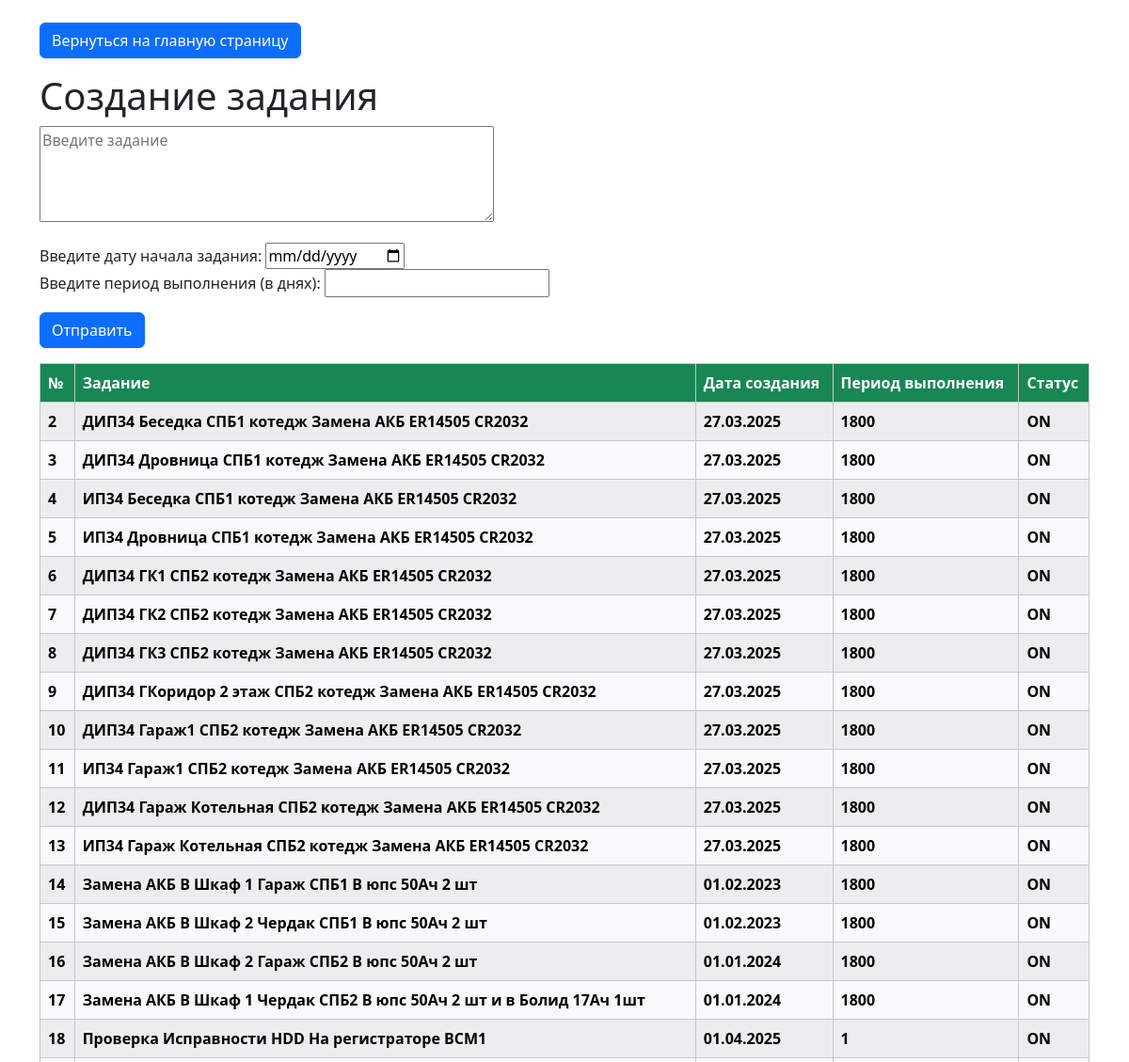
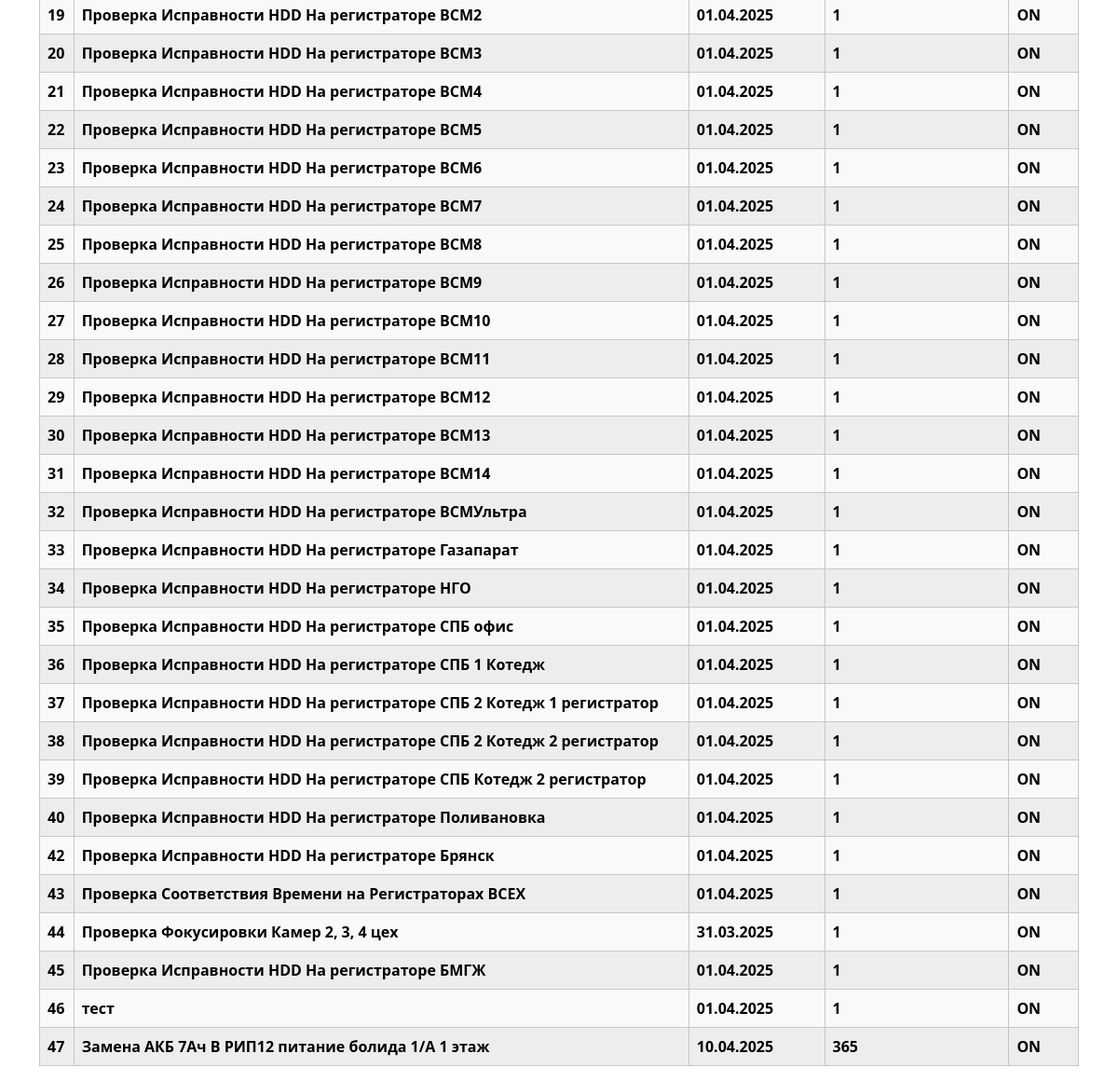
The page /pages/all_tasks on the database its author committed (2 pictures, top to bottom).
### tables this page shows
CREATE TABLE tasks (
	id INTEGER NOT NULL, 
	task VARCHAR, 
	data_create_task VARCHAR, 
	data_task VARCHAR, 
	onoff VARCHAR, 
	PRIMARY KEY (id)
);

### app/pages/router.py (the view)
@router.get('/all_tasks')
async def get_all_task_html(request: Request, all_tasks=Depends(all_task)):
    return templates.TemplateResponse(name='all_tasks.html',
                                      context={'request': request, 'all_tasks': all_tasks})

### app/templates/all_tasks.html (shortened to what this page needs)
<!DOCTYPE html>
<html lang="ru">
<head>
    <link href="https://cdn.jsdelivr.net/npm/bootstrap@5.3.1/dist/css/bootstrap.min.css"
          rel="stylesheet"
>
</head>
<body class="container mt-4">
    <div class="mb-3">
        <a href="http://192.168.113.249:8015/pages/nezabudka" class="btn btn-primary">Вернуться на главную страницу</a>
    </div>
    <h1>Создание задания</h1>
    <p>
        <textarea rows="4" cols="50" id="task" placeholder="Введите задание"></textarea>
    </p>
    <p>
        Введите дату начала задания:
        <input id="data_create_task" type="date" />
        <br />
        Введите период выполнения (в днях):
        <input id="data_task" type="number" min="1" />
        <br />
    </p>
    <button id="saveBtn" class="btn btn-primary">Отправить</button>
    <table class="table table-striped table-light table-bordered fw-bold mt-3">
        <thead>
            <tr>
                <th scope="col" class="bg-success text-white">№</th>
                <th scope="col" class="bg-success text-white">Задание</th>
                <th scope="col" class="bg-success text-white">Дата создания</th>
                <th scope="col" class="bg-success text-white">Период выполнения</th>
                <th scope="col" class="bg-success text-white">Статус</th>
            </tr>
        </thead>
        <tbody id="taskTableBody">
            {% for task in all_tasks %}
            <tr>
                <td>{{ task.id }}</td>
                <td>{{ task.task }}</td>
                <td>{{ task.data_create_task }}</td>
                <td>{{ task.data_task }}</td>
                <td>{{ task.onoff }}</td>
            </tr>
            {% endfor %}
        </tbody>
    </table>
</body>
</html>

### app/templates/all_tasks.html (style rules this page uses)
td { overflow-wrap: break-word; word-break: break-word; }

### rows shown on the page
tasks: id "2", task "ДИП34 Беседка СПБ1 котедж Замена АКБ ER14505 CR2032", data_create_task "27.03.2025", data_task "1800", onoff "ON"
tasks: id "3", task "ДИП34 Дровница СПБ1 котедж Замена АКБ ER14505 CR2032", data_create_task "27.03.2025", data_task "1800", onoff "ON"
tasks: id "4", task "ИП34 Беседка СПБ1 котедж Замена АКБ ER14505 CR2032", data_create_task "27.03.2025", data_task "1800", onoff "ON"
tasks: id "5", task "ИП34 Дровница СПБ1 котедж Замена АКБ ER14505 CR2032", data_create_task "27.03.2025", data_task "1800", onoff "ON"
tasks: id "6", task "ДИП34 ГК1 СПБ2 котедж Замена АКБ ER14505 CR2032", data_create_task "27.03.2025", data_task "1800", onoff "ON"
tasks: id "7", task "ДИП34 ГК2 СПБ2 котедж Замена АКБ ER14505 CR2032", data_create_task "27.03.2025", data_task "1800", onoff "ON"
tasks: id "8", task "ДИП34 ГК3 СПБ2 котедж Замена АКБ ER14505 CR2032", data_create_task "27.03.2025", data_task "1800", onoff "ON"
tasks: id "9", task "ДИП34 ГКоридор 2 этаж СПБ2 котедж Замена АКБ ER14505 CR2032", data_create_task "27.03.2025", data_task "1800", onoff "ON"
tasks: id "10", task "ДИП34 Гараж1 СПБ2 котедж Замена АКБ ER14505 CR2032", data_create_task "27.03.2025", data_task "1800", onoff "ON"
tasks: id "11", task "ИП34 Гараж1 СПБ2 котедж Замена АКБ ER14505 CR2032", data_create_task "27.03.2025", data_task "1800", onoff "ON"
tasks: id "12", task "ДИП34 Гараж Котельная СПБ2 котедж Замена АКБ ER14505 CR2032", data_create_task "27.03.2025", data_task "1800", onoff "ON"
tasks: id "13", task "ИП34 Гараж Котельная СПБ2 котедж Замена АКБ ER14505 CR2032", data_create_task "27.03.2025", data_task "1800", onoff "ON"
tasks: id "14", task "Замена АКБ В Шкаф 1 Гараж СПБ1 В юпс 50Ач 2 шт", data_create_task "01.02.2023", data_task "1800", onoff "ON"
tasks: id "15", task "Замена АКБ В Шкаф 2 Чердак СПБ1 В юпс 50Ач 2 шт", data_create_task "01.02.2023", data_task "1800", onoff "ON"
tasks: id "16", task "Замена АКБ В Шкаф 2 Гараж СПБ2 В юпс 50Ач 2 шт", data_create_task "01.01.2024", data_task "1800", onoff "ON"
tasks: id "17", task "Замена АКБ В Шкаф 1 Чердак СПБ2 В юпс 50Ач 2 шт и в Болид 17Ач 1шт", data_create_task "01.01.2024", data_task "1800", onoff "ON"
tasks: id "18", task "Проверка Исправности HDD На регистраторе ВСМ1", data_create_task "01.04.2025", data_task "1", onoff "ON"
tasks: id "19", task "Проверка Исправности HDD На регистраторе ВСМ2", data_create_task "01.04.2025", data_task "1", onoff "ON"
tasks: id "20", task "Проверка Исправности HDD На регистраторе ВСМ3", data_create_task "01.04.2025", data_task "1", onoff "ON"
tasks: id "21", task "Проверка Исправности HDD На регистраторе ВСМ4", data_create_task "01.04.2025", data_task "1", onoff "ON"
tasks: id "22", task "Проверка Исправности HDD На регистраторе ВСМ5", data_create_task "01.04.2025", data_task "1", onoff "ON"
tasks: id "23", task "Проверка Исправности HDD На регистраторе ВСМ6", data_create_task "01.04.2025", data_task "1", onoff "ON"
tasks: id "24", task "Проверка Исправности HDD На регистраторе ВСМ7", data_create_task "01.04.2025", data_task "1", onoff "ON"
tasks: id "25", task "Проверка Исправности HDD На регистраторе ВСМ8", data_create_task "01.04.2025", data_task "1", onoff "ON"
tasks: id "26", task "Проверка Исправности HDD На регистраторе ВСМ9", data_create_task "01.04.2025", data_task "1", onoff "ON"
tasks: id "27", task "Проверка Исправности HDD На регистраторе ВСМ10", data_create_task "01.04.2025", data_task "1", onoff "ON"
tasks: id "28", task "Проверка Исправности HDD На регистраторе ВСМ11", data_create_task "01.04.2025", data_task "1", onoff "ON"
tasks: id "29", task "Проверка Исправности HDD На регистраторе ВСМ12", data_create_task "01.04.2025", data_task "1", onoff "ON"
tasks: id "30", task "Проверка Исправности HDD На регистраторе ВСМ13", data_create_task "01.04.2025", data_task "1", onoff "ON"
tasks: id "31", task "Проверка Исправности HDD На регистраторе ВСМ14", data_create_task "01.04.2025", data_task "1", onoff "ON"
tasks: id "32", task "Проверка Исправности HDD На регистраторе ВСМУльтра", data_create_task "01.04.2025", data_task "1", onoff "ON"
tasks: id "33", task "Проверка Исправности HDD На регистраторе Газапарат", data_create_task "01.04.2025", data_task "1", onoff "ON"
tasks: id "34", task "Проверка Исправности HDD На регистраторе НГО", data_create_task "01.04.2025", data_task "1", onoff "ON"
tasks: id "35", task "Проверка Исправности HDD На регистраторе СПБ офис", data_create_task "01.04.2025", data_task "1", onoff "ON"
tasks: id "36", task "Проверка Исправности HDD На регистраторе СПБ 1 Котедж", data_create_task "01.04.2025", data_task "1", onoff "ON"
tasks: id "37", task "Проверка Исправности HDD На регистраторе СПБ 2 Котедж 1 регистратор", data_create_task "01.04.2025", data_task "1", onoff "ON"
tasks: id "38", task "Проверка Исправности HDD На регистраторе СПБ 2 Котедж 2 регистратор", data_create_task "01.04.2025", data_task "1", onoff "ON"
tasks: id "39", task "Проверка Исправности HDD На регистраторе СПБ Котедж 2 регистратор", data_create_task "01.04.2025", data_task "1", onoff "ON"
tasks: id "40", task "Проверка Исправности HDD На регистраторе Поливановка", data_create_task "01.04.2025", data_task "1", onoff "ON"
tasks: id "42", task "Проверка Исправности HDD На регистраторе Брянск", data_create_task "01.04.2025", data_task "1", onoff "ON"
tasks: id "43", task "Проверка Соответствия Времени на Регистраторах ВСЕХ", data_create_task "01.04.2025", data_task "1", onoff "ON"
tasks: id "44", task "Проверка Фокусировки Камер 2, 3, 4 цех", data_create_task "31.03.2025", data_task "1", onoff "ON"
tasks: id "45", task "Проверка Исправности HDD На регистраторе БМГЖ", data_create_task "01.04.2025", data_task "1", onoff "ON"
tasks: id "46", task "тест", data_create_task "01.04.2025", data_task "1", onoff "ON"
tasks: id "47", task "Замена АКБ 7Ач В РИП12 питание болида 1/А 1 этаж", data_create_task "10.04.2025", data_task "365", onoff "ON"
